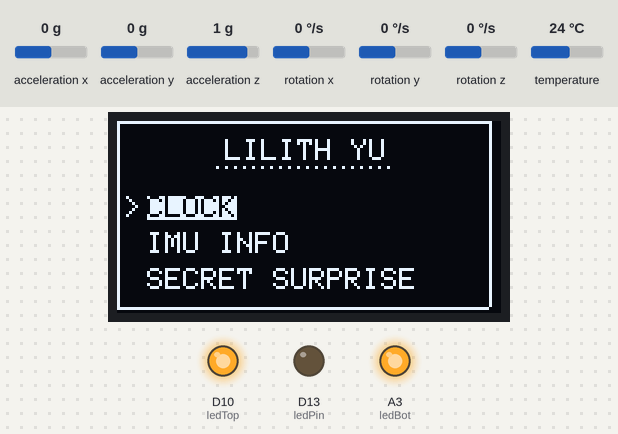
The sketch below on a simulated Arduino MKR. Shown: 128×64 one-colour display, output pins drawn as LEDs (lit = HIGH). The inputs (shaded band) are chosen by the test bench; at power-on: acceleration y 0 g, acceleration x 0 g, acceleration z 1 g, rotation x 0 °/s, rotation y 0 °/s, rotation z 0 °/s, temperature 24 °C. The display library's start-up logo is not drawn; random numbers use the default seed unless the sketch sets one; what the sketch prints to the serial monitor is not drawn.

Above: at 1.7 s.
1.8 s: acceleration y set to 0.8 g
At 5.1 s:
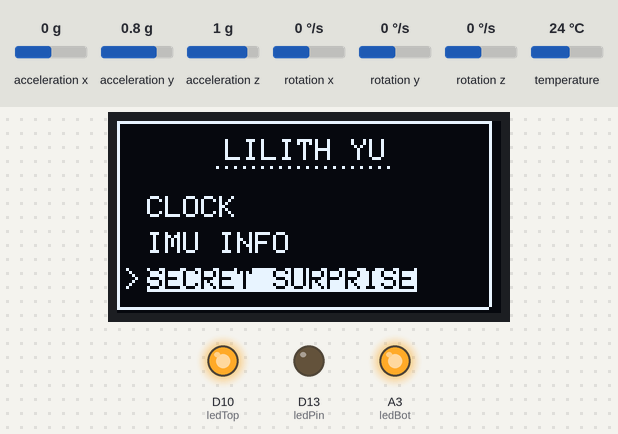
6.0 s: acceleration x set to -1.4 g
At 7.5 s:
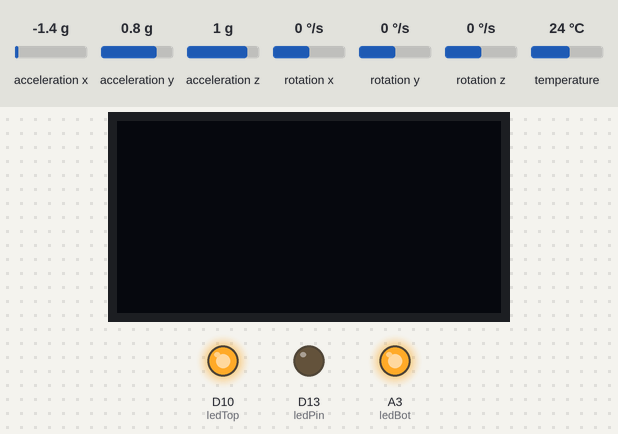
8.3 s: acceleration x set to 0 g
At 12.3 s:
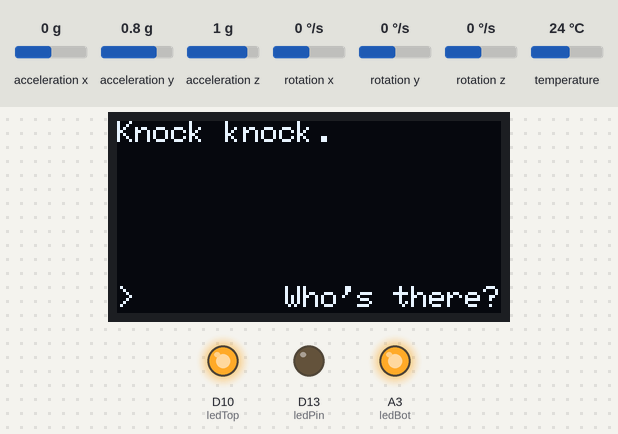
12.5 s: acceleration x set to -0.8 g
At 13.7 s:
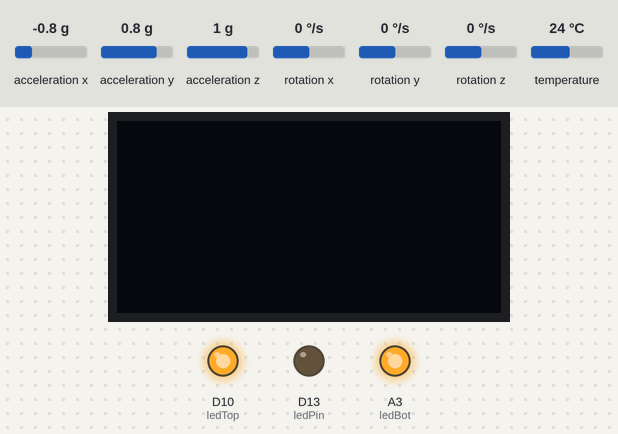
14.0 s: acceleration x set to 0.8 g
At 17.65 s:
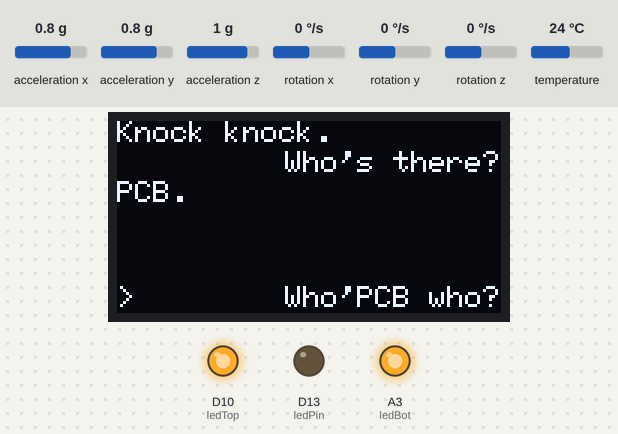
18.2 s: acceleration y set to -1.4 g
At 20.6 s:
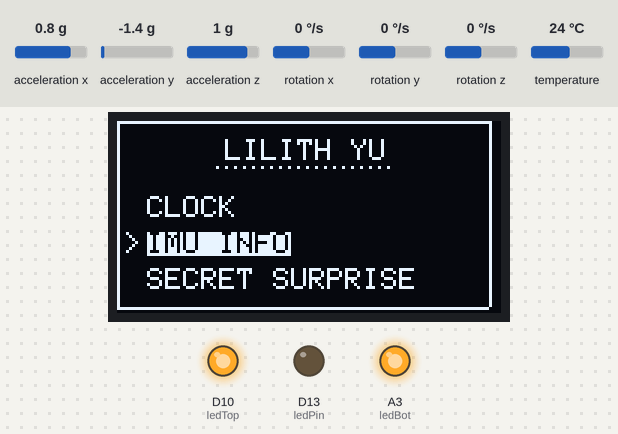
Timing chart, 0 to 22.1 s (numbered marks = the images above; inputs shaded):
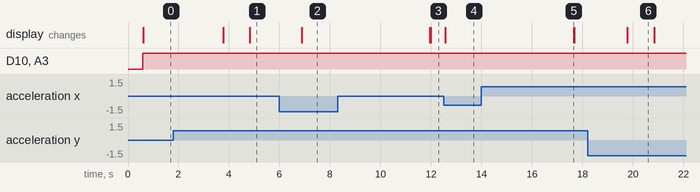

The sketch:

lilithyu-pcbfinal.ino
```cpp
#include <Adafruit_MPU6050.h>
#include <Adafruit_SSD1306.h>
#include <Adafruit_Sensor.h>
#include <RTCZero.h>

// code adapted from:
// - Adafruit's MPU6050_oled example
// - Adafruit's MPU6050 motion detection example
// - https://docs.arduino.cc/tutorials/generic/simple-rtc

Adafruit_MPU6050 mpu;
Adafruit_SSD1306 display = Adafruit_SSD1306(128, 64, &Wire);
RTCZero rtc;

/*** CONSTANTS ***/

//led constants
const int ledPin = 13;
const int ledTop = 10;
const int ledBot = 18;

// push button constants
const int buttonPin = 8;
int buttonState = 0;

// RTC constants
/* Change these values to set the current initial time */
const byte seconds = 0;
const byte minutes = 41;
const byte hours = 5;
/* Change these values to set the current initial date */
const byte day = 3;
const byte month = 3;
const byte year = 23;

// UI constants
int menuCount = 0;
int pageNumber = 0; // page number

// surprise page constants
long randNumber;
bool surpriseRst;

/*** SETUP ***/

void setup() {
  SerialUSB.begin(115200);
  // while (!SerialUSB);
  SerialUSB.println("MPU6050 OLED demo");

  /* initialize MPU */
  if (!mpu.begin()) {
    SerialUSB.println("Sensor init failed");
    while (1)
      yield();
  }
  SerialUSB.println("Found a MPU-6050 sensor");

  //setupt motion detection
  mpu.setHighPassFilter(MPU6050_HIGHPASS_0_63_HZ);
  mpu.setMotionDetectionThreshold(2);
  mpu.setMotionDetectionDuration(25);
  mpu.setInterruptPinLatch(true);  // Keep it latched.  Will turn off when reinitialized.
  mpu.setInterruptPinPolarity(true);
  mpu.setMotionInterrupt(true);

  /* RTC initializer */
  rtc.begin();
  rtc.setHours(hours);
  rtc.setMinutes(minutes);
  rtc.setSeconds(seconds);
  rtc.setDay(day);
  rtc.setMonth(month);
  rtc.setYear(year);

  if (!display.begin(SSD1306_SWITCHCAPVCC, 0x3C)) { // Address 0x3C for 128x32
    SerialUSB.println(F("SSD1306 allocation failed"));
    for (;;)
      ; // Don't proceed, loop forever
  }

  display.display();
  delay(500); // Pause for 2 seconds
  display.setTextSize(1);
  display.setTextColor(WHITE);
  display.setRotation(0);

  pinMode(buttonPin, INPUT_PULLUP);
  pinMode(ledPin, OUTPUT);
  pinMode(ledTop, OUTPUT);
  pinMode(ledBot, OUTPUT);
}


/*** MAIN LOOP ***/

void loop() {

  /* get mpu data */
  sensors_event_t a, g, temp;
  mpu.getEvent(&a, &g, &temp);

  if (a.acceleration.x <= -6) {
    display.ssd1306_command(SSD1306_DISPLAYOFF);
    delay(5000);
  } else if (a.acceleration.x >= -4) {
    display.ssd1306_command(SSD1306_DISPLAYON);
    display.display();
  }


  // buttonState = digitalRead(buttonPin);


  /* light up LEDs */
  digitalWrite(ledTop, HIGH);
  digitalWrite(ledBot, HIGH);

  /* page navigation */
  if (a.acceleration.x < -3.5) {
    if (pageNumber < 4) {
       pageNumber = menuCount + 1;
    }
   }
  if (a.acceleration.x > 3.5) {
    pageNumber = 0;
   }

  SerialUSB.println("menuCount: " + menuCount);
  SerialUSB.println("pageNumber: " + pageNumber);

  if (pageNumber == 0) {
    displayMenu();
    navigateMenu(a, g);
    randNumber = random(2);
    surpriseRst = true;
  }

  if (pageNumber == 1) {
    displayClock();
  }

  if (pageNumber == 2) {
      display.clearDisplay();
      display.setCursor(0, 0);
      display.setTextColor(WHITE);
      display.setTextSize(1);
      displayData(a, g, temp);
  }
  if (pageNumber == 3) {
    displaySurprise(randNumber, a, g);
  }
}
```

clockUI.ino
```cpp
void displayClock() {
  display.clearDisplay();
  display.setTextColor(WHITE);

  /*** DATE DISPLAY ***/
  display.setTextSize(1);

  /* date text */
  display.setCursor(8, 8);
  display.print("DATE");

  /* date */
  display.setCursor(73, 8);
  display2digits(rtc.getDay());
  display.print("/");
  display2digits(rtc.getMonth());
  display.print("/");
  display2digits(rtc.getYear());

  /* dotted line */
  for (int i = 36; i < 70; i += 4) {
    display.drawFastHLine(i, 11, 1, SSD1306_WHITE);
  }

  /*** TIME DISPLAY ***/

  /* time */
  display.setTextSize(2);
  display.setCursor(17, 32);
  display2digits(rtc.getHours());
  display.print(":");
  display2digits(rtc.getMinutes());
  display.print(":");
  display2digits(rtc.getSeconds());

  /* box outline */
  display.drawFastHLine(8, 24, 112, SSD1306_WHITE);
  display.drawFastHLine(8, 54, 112, SSD1306_WHITE);
  display.drawFastVLine(8, 24, 30, SSD1306_WHITE);
  display.drawFastVLine(120, 24, 30, SSD1306_WHITE);

  display.display();
  delay(1000);
}

void display2digits(int number) {
  if (number < 10) {
    display.print("0");
  }
  display.print(number);
}
```

constants.ino
```cpp

```

imuUI.ino
```cpp
/*** DISPLAY IMU DATA ***/

void displayData(sensors_event_t a, sensors_event_t g, sensors_event_t temp) {
  mpu.getEvent(&a, &g, &temp);

  display.clearDisplay();
  display.setCursor(0, 0);
  display.setTextSize(1);

  display.println("Accelerometer - m/s^2\n");
  display.print(a.acceleration.x, 1);
  display.print(", ");
  display.print(a.acceleration.y, 1);
  display.print(", ");
  display.print(a.acceleration.z, 1);
  display.println("\n");

  display.println("Gyroscope - rps\n");
  display.print(g.gyro.x, 1);
  display.print(", ");
  display.print(g.gyro.y, 1);
  display.print(", ");
  display.print(g.gyro.z, 1);
  display.println("");

  display.display();
  delay(100);
}
```

menuUI.ino
```cpp
/*** UI for main menu ***/

void displayMenu() {
  display.clearDisplay();
  display.setTextSize(1);
  display.setTextColor(WHITE);

/* name */
  display.setCursor(36, 6);
  display.print("LILITH YU");
  for (int i = 33; i < 93; i += 3) {
    display.drawFastHLine(i, 15, 1, SSD1306_WHITE);
  }

/* menu items */
  display.setTextSize(1);
  display.setCursor(10, 25);
  display.setTextColor(WHITE);
  if (menuCount == 0) {
    display.setTextColor(BLACK, WHITE);
  }
  display.println("CLOCK");

  display.setCursor(10, 37);
  display.setTextColor(WHITE);
    if (menuCount == 1) {
    display.setTextColor(BLACK, WHITE);
  }
  display.println("IMU INFO");

  display.setCursor(10, 49);
  display.setTextColor(WHITE);
  if (menuCount == 2) {
    display.setTextColor(BLACK, WHITE);
  }
  display.println("SECRET SURPRISE");

/* item pointer */
  display.setTextColor(WHITE);
  display.setCursor(2, menuCount * 12 + 25);
  display.println(">");

/* box outline */
  display.drawFastHLine(0, 0, 124, SSD1306_WHITE);
  display.drawFastHLine(0, 62, 124, SSD1306_WHITE);
  display.drawFastVLine(0, 0, 62, SSD1306_WHITE);
  display.drawFastVLine(124, 0, 62, SSD1306_WHITE);

  display.display();
  delay(1000);
}

void navigateMenu(sensors_event_t a, sensors_event_t g) {
    int accY = a.acceleration.y + 1.5;
      /* menu navigation */
    if (accY > 2.5) {
      if (menuCount < 2) {
        menuCount++;
      }
    }
//      imuRst = false;
//    } else if (a.acceleration.y >= 1) {
//      imuRst = true;

    if (accY < -2.5) {
        if (menuCount > 0) {
          menuCount--;
        }
    }
//        imuRst = false;
//    } else if (a.acceleration.y <= 1) {
//      imuRst = true;

}
```

Source omitted: surpriseUI.ino (data table, 8274 bytes)

Measured:
- after the input at 1.8 s, the display: first changes after 2.0 s (image 1 shows a later state)
- after the input at 6.0 s, the display: changes after 0.88 s (image 2)
- after the input at 8.3 s, the display: first changes after 3.7 s (image 3 shows a later state)
- after the input at 12.5 s, the display: changes after 0.07 s (image 4)
- after the input at 14.0 s, the display: changes after 3.6 s (image 5)
- after the input at 18.2 s, the display: changes after 1.6 s (image 6)
- what the display in image 6 shows lasts 1.0 s, from 19.8 s to 20.8 s
